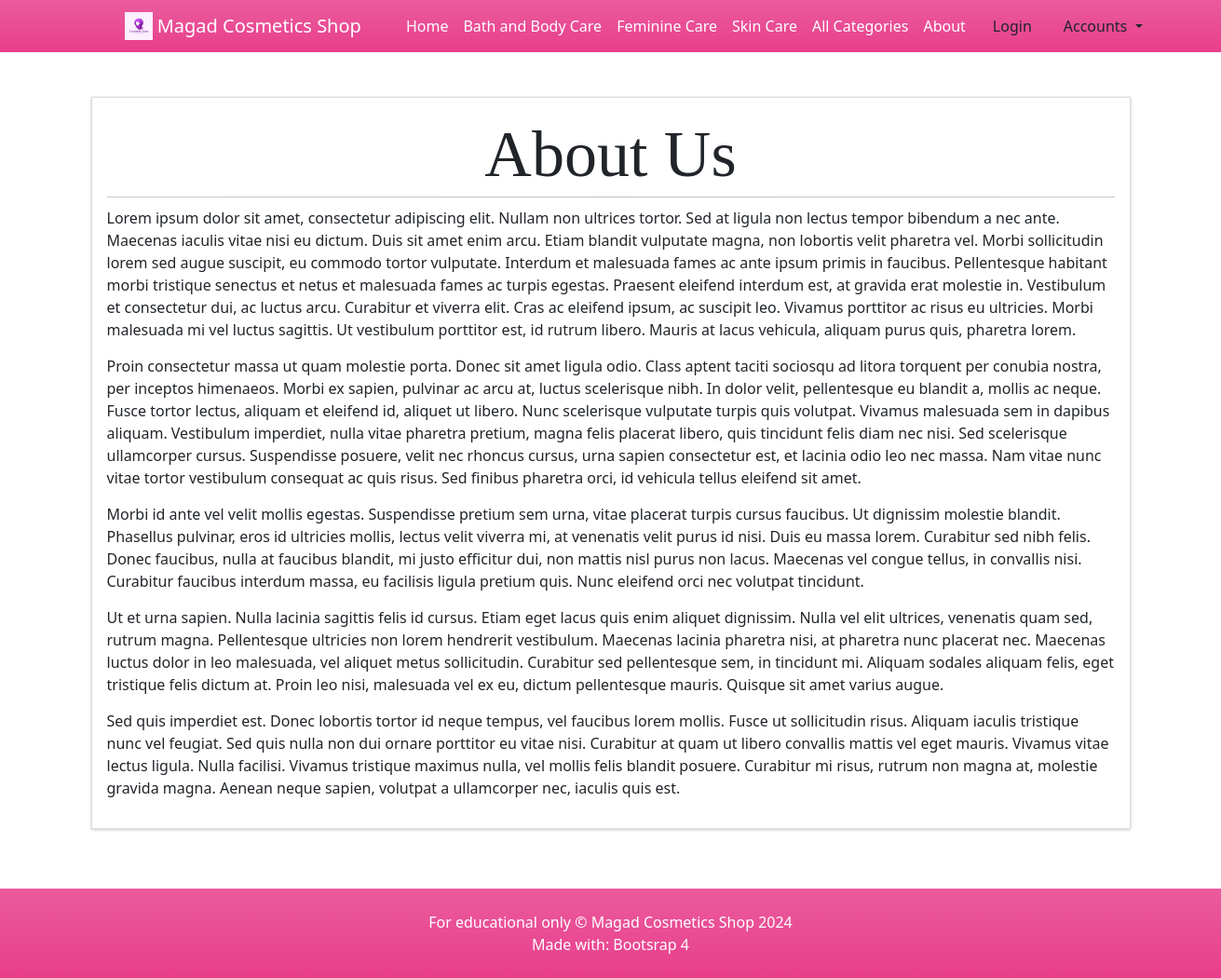
The page /?p=about on the database its author committed.
### tables this page shows
CREATE TABLE `categories` (
  `id` int(30) NOT NULL,
  `user_id_categories` int(11) NOT NULL,
  `category` varchar(250) NOT NULL,
  `description` text DEFAULT NULL,
  `status` tinyint(1) NOT NULL DEFAULT 1,
  `delete_flag` tinyint(1) NOT NULL DEFAULT 0,
  `date_created` datetime NOT NULL DEFAULT current_timestamp()
);

### classes/DBConnection.php (called while the page is built, shortened)
<?php
class DBConnection
{
    private $host = 'localhost';
    private $username = 'root';
    private $password = '';
    private $database = 'cosmetics';
    public $conn;
    public function __construct()
    {
        if (!isset($this->conn)) {
            $this->conn = new mysqli($this->host, $this->username, $this->password, $this->database);
        }
    }
}

### classes/SystemSettings.php (called while the page is built, shortened)
<?php
class SystemSettings extends DBConnection
{
	function userdata($field = '')
	{
		if (!empty($field)) {
			if (isset($_SESSION['userdata'][$field]))
				return $_SESSION['userdata'][$field];
			else
				return null;
		} else {
			return false;
		}
	}
	function info($field = '')
	{
		if (!empty($field)) {
			if (isset($_SESSION['system_info'][$field]))
				return $_SESSION['system_info'][$field];
			else
				return false;
		} else {
			return false;
		}
	}
}
$_settings = new SystemSettings();

### config.php (called while the page is built, shortened)
<?php
require_once('classes/DBConnection.php');
require_once('classes/SystemSettings.php');
function validate_image($file)
{
    if (!empty($file)) {
        $ex = explode("?", $file);
        $file = $ex[0];
        $ts = isset($ex[1]) ? "?" . $ex[1] : '';
        if (is_file(base_app . $file)) {
            return base_url . $file . $ts;
        } else {
            return base_url . 'dist/img/no-image-available.png';
        }
    } else {
        return base_url . 'dist/img/no-image-available.png';
    }
}

### inc/topBarNav.php (the view, shortened to what this page needs)
<nav class="navbar navbar-expand-lg navbar-dark bg-gradient-pink">
  <div class="container px-4 px-lg-5 ">
    <a class="navbar-brand" href="./">
      <img src="<?php echo validate_image($_settings->info('logo')) ?>" width="30" height="30" class="d-inline-block align-top" alt="" loading="lazy">
      <?php echo $_settings->info('short_name') ?>
    </a>
    <div class="collapse navbar-collapse" id="navbarSupportedContent">
      <ul class="navbar-nav me-auto mb-2 mb-lg-0 ms-lg-4">
        <li class="nav-item"><a class="nav-link text-white" aria-current="page" href="./">Home</a></li>
        <?php
        $cat_qry = $conn->query("SELECT * FROM categories where status = 1 AND delete_flag = 0 limit 3");
        $count_cats = $conn->query("SELECT * FROM categories where status = 1 ")->num_rows;
        while ($crow = $cat_qry->fetch_assoc()):
        ?>
          <li class="nav-item"><a class="nav-link text-white" aria-current="page" href="./?p=products&c=<?php echo md5($crow['id']) ?>"><?php echo $crow['category'] ?></a></li>
        <?php endwhile; ?>
        <?php if ($count_cats > 3): ?>
          <li class="nav-item"><a class="nav-link text-white" href="./?p=view_categories">All Categories</a></li>
        <?php endif; ?>
        <li class="nav-item"><a class="nav-link text-white" href="./?p=about">About</a></li>
      </ul>
      <div class="d-flex align-items-center">
        <?php if ($_settings->userdata('id') > 0 && $_settings->userdata('login_type') == 2): ?>
          <a href="./?p=edit_account" class="text-dark nav-link text-white"><b> Hi, <?php echo $_settings->userdata('firstname') ?>!</b></a>
          <a href="logout.php" class="text-dark nav-link text-white"><i class="fa fa-sign-out-alt"></i></a>
        <?php else: ?>
          <button class="btn btn-outline-pink ml-2" id="login-btn" type="button">Login</button>
          <div class="dropdown">
            <button class="btn btn-outline-pink dropdown-toggle ml-2" type="button" id="accountsDropdown" data-toggle="dropdown" aria-haspopup="true" aria-expanded="false">
              Accounts
            </button>
          </div>
        <?php endif; ?>
      </div>
    </div>
  </div>
</nav>

### inc/topBarNav.php (style rules this page uses)
.navbar-nav .nav-link { white-space: nowrap; overflow: hidden; text-overflow: ellipsis; }
.navbar-brand { white-space: nowrap; }

### rows shown on the page
categories: category "Bath and Body Care"
categories: category "Feminine Care"
categories: category "Skin Care"

### other values the page prints
$_settings->info('short_name') "Magad Cosmetics Shop"
